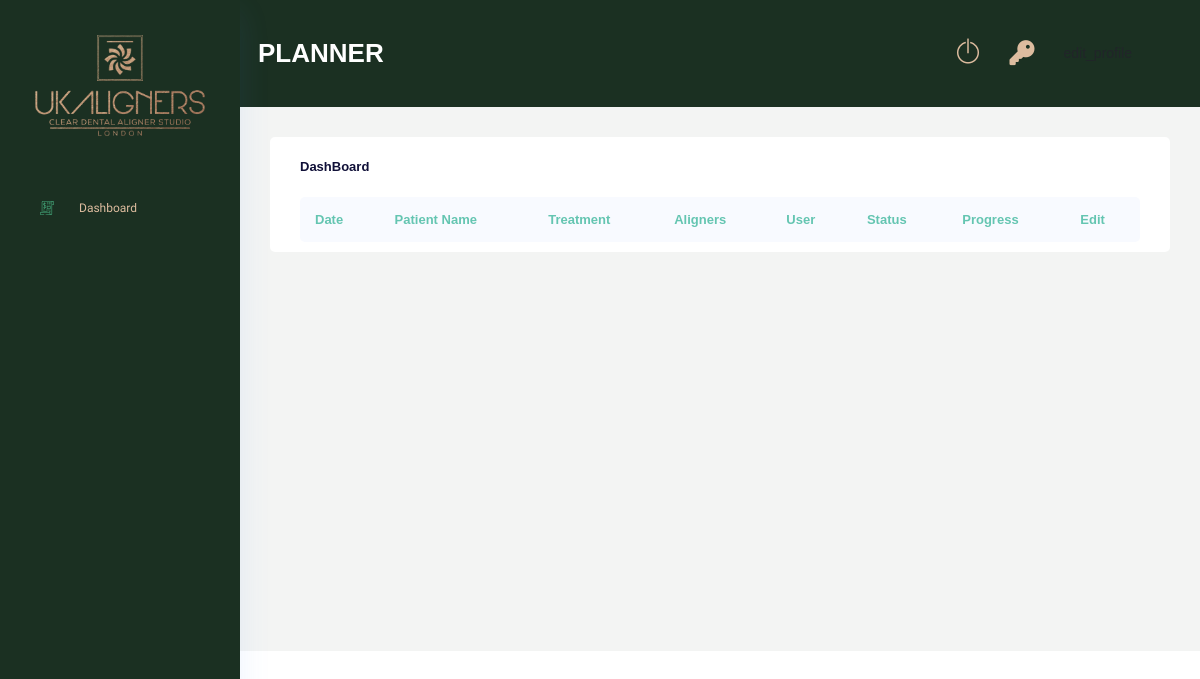
Before: /planner/dashboard/ (signed in) with the older database file.
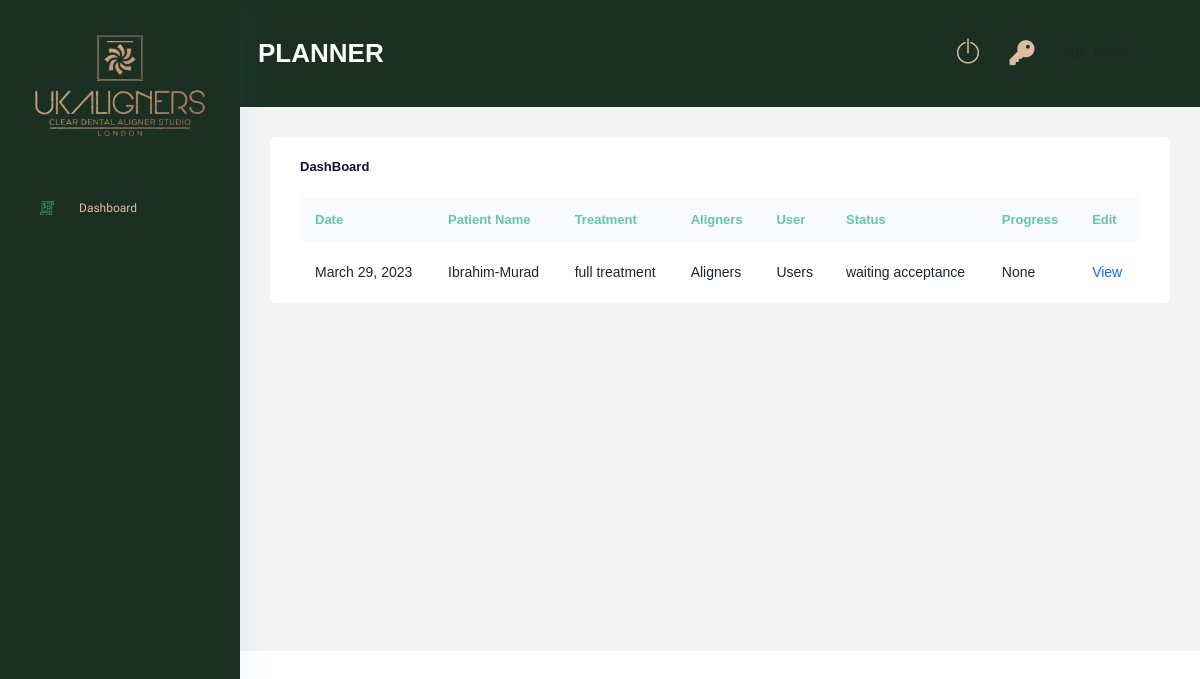
After: the same page with the newer database file.
### Case/models.py (models this page shows, shortened)
class Case(models.Model):
    GENDER_CHOICES = (
        ("male","male"),
        ("female","female"),
        ("other","other")
        )
    ORTHODONTIC_CHOICES = (
        ("yes","yes"),
        ("no","no")
        )
    TREATMENT_REQUIRED_CHOICES = (
        ("full treatment","full treatment"),
        ("continuation","continuation"),
        ("refinement","refinement"),
        ("retainer","retainer")
    )
    OPTIONAL_TREATMENT = (
        ("replacement","replacement"),
        ("mouthguard","mouthguard"),
        ("smile design","smile design")
    )
    SECTION_CHOICES = (
        ("both arches","both arches"),
        ("upper only","upper only"),
        ("lower only","lower only")
    )
    TREATMENT_CHOICES = (
        ("essential","essential"),
        ("advance","advance"),
        ("comprehensive","comprehensive")
    )
    clinic                          = models.ForeignKey(Clinic, on_delete=models.DO_NOTHING,null=True,blank=True)
    dentist                         = models.ForeignKey(Dentist, on_delete=models.DO_NOTHING, null=True, blank=True)
    saloon_owner                    = models.ForeignKey(Saloon_owner, on_delete=models.DO_NOTHING, null=True, blank=True)
    saloon                          = models.ForeignKey(Saloon, on_delete=models.DO_NOTHING, null=True, blank=True)
    name                            = models.CharField(max_length=250)
    surname                         = models.CharField(max_length=250,null=True, blank=True)
    gender                          = models.CharField(max_length=50,choices=GENDER_CHOICES)
    age                             = models.IntegerField(null=True, blank=True)
    treatment_required              = models.CharField(max_length=100,choices=TREATMENT_REQUIRED_CHOICES)
    optional_treatment              = models.CharField(max_length=100,choices=OPTIONAL_TREATMENT, null=True, blank=True)
    orthodontic_treatment_past      = models.CharField(max_length=10,null=True, blank=True, choices=ORTHODONTIC_CHOICES)
    section                         = models.CharField(max_length=250,null=True, blank=True, choices=SECTION_CHOICES)
    treatment_type                  = models.CharField(max_length=250,null=True, blank=True, choices=TREATMENT_CHOICES)
    upper_jaw                       = models.FileField(upload_to="upper_jaws",null=True, blank=True)
    lower_jaw                       = models.FileField(upload_to="lower_jaws",null=True, blank=True)
    rquest_collection               = models.BooleanField(default=False)
    additional_information          = models.TextField(null=True, blank=True)
    planner                         = models.ForeignKey(Planner,on_delete=models.DO_NOTHING, null=True, blank=True)
    technician                      = models.ForeignKey(Technician,on_delete=models.DO_NOTHING, null=True, blank=True)
    status                          = models.CharField(max_length=250, default="new", null=True, blank=True)
    ortho_id                        = models.CharField(max_length=255, null=True, blank=True)
    aligners_upper                  = models.IntegerField(null=True, blank=True)
    aligners_lower                  = models.IntegerField(null=True, blank=True)
    retainer_upper                  = models.IntegerField(null=True, blank=True)
    retainer_lower                  = models.IntegerField(null=True, blank=True)
    treatment_plan_upper            = models.IntegerField(null=True, blank=True)
    treatment_plan_lower            = models.IntegerField(null=True, blank=True)
    duration                        = models.IntegerField(null=True, blank=True)
    progress                        = models.CharField(max_length=255, null=True, blank=True)
    created_at                      = models.DateField(auto_now_add=True, null=True)
    fee_cleared                     = models.BooleanField(default=False)
    totel_fee                       = models.FloatField(default=0.0,null=True,blank=True)
    manager_paid                    = models.BooleanField(default=False)
    planner_paid                    = models.BooleanField(default=False)
    technician_paid                 = models.BooleanField(default=False)
    refinement                      = models.IntegerField(default=0)
    class Meta:
        verbose_name_plural = "Cases"

### PlannerRoll/views.py (the view)
# urls.py: path('dashboard/',views.planner_dashboard, name='planner_dashboard'),
@login_required(login_url='login')
def planner_dashboard(request):
    if request.user.is_planner:
        planner_obj = Planner.objects.get(user=request.user)
        case_list = Case.objects.filter(planner=planner_obj).order_by('-id')
        context = {
            'case_list':case_list
        }
        return render(request,'plannerRoll/dashboard.html',context)
    return redirect('login')

### PlannerRoll/templates/plannerRoll/dashboard.html (shortened to what the changed rows need)
{% extends 'base.html' %}
{% load static %}
{% block content %}
<div class="main_content_iner ">
    <div class="container-fluid p-0">
        <div class="row justify-content-center">
            <div class="col-lg-12">
                <div class="white_card card_height_100 mb_30">
                    <div class="white_card ">
                        <div class="QA_section plr_30">
                            <div class="QA_table mb_30">
                                <table class="table lms_table_active ">
                                    <thead>
                                        <tr>
                                            <th scope="col">Date</th>
                                            <th scope="col">Patient Name</th>
                                            <th scope="col">Treatment</th>
                                            <th scope="col">Aligners</th>
                                            <th scope="col">User</th>
                                            <th scope="col">Status</th>
                                            <th scope="col">Progress</th>
                                            <th scope="col">Edit</th>
                                        </tr>
                                    </thead>
                                    <tbody>
                                        {% for case in case_list %}
                                        {% if case.status == 'new' %}
                                        <tr class="new-case-tr">
                                        {% else %}
                                        <tr>
                                        {% endif %}
                                            <td>{{ case.created_at }}</td>
                                            <td>
                                                <div class="custom_tooltip">
                                                    {{ case.name }}-{{ case.surname }}
                                                  </div>
                                            </td>
                                            <td>
                                                <div class="custom_tooltip">{{ case.treatment_required }}
                                                  </div>
                                            </td>
                                            <td>
                                                <div class="custom_tooltip">Aligners
                                                  </div>
                                            </td>
                                            <td>
                                                <div class="custom_tooltip">Users
                                                  </div>
                                            </td>
                                            <td>{{ case.status }}</td>
                                            <td>{{ case.progress }}</td>
                                            <td>
                                            {% if case.status == "new" %}
                                                <a href="{% url 'PlannerRoll:case_details' case.id %}">View</a>
                                            {% elif case.status == "waiting acceptance" %}
                                                <a href="{% url 'PlannerRoll:case_details' case.id %}">View</a>
                                            {% elif case.status == "accepted" %}
                                            <a href="{% url 'AdminRoll:view_details' case.id %}">View</a>
                                            {% elif case.status == "treatment" %}
                                                <a href="{% url 'AdminRoll:view_details' case.id %}">View</a>
                                            {% elif case.status == "on-hold" %}
                                            <a href="{% url 'AdminRoll:view_details' case.id %}">View</a>
                                            {% elif case.status == "review" %}
                                            <a href="{% url 'AdminRoll:view_details' case.id %}">View</a>
                                            {% elif case.status == "declined" %}
                                            <a href="{% url 'AdminRoll:view_details' case.id %}">View</a>
                                            {% elif case.status == "tc" %}
                                            <a href="{% url 'AdminRoll:view_details' case.id %}">View</a>
                                            {% endif %}
                                            </td>
                                        </tr>
                                        {% endfor %}
                                    </tbody>
                                </table>
                            </div>
                        </div>
                    </div>
                </div>
            </div>
        </div>
    </div>
</div>
{% endblock %}

Changed rows visible on the page:
now on this page (row edited): Case: created_at "March 29, 2023", name "Ibrahim", surname "Murad", treatment_required "full treatment", status "waiting acceptance", progress "None", shows "View"
